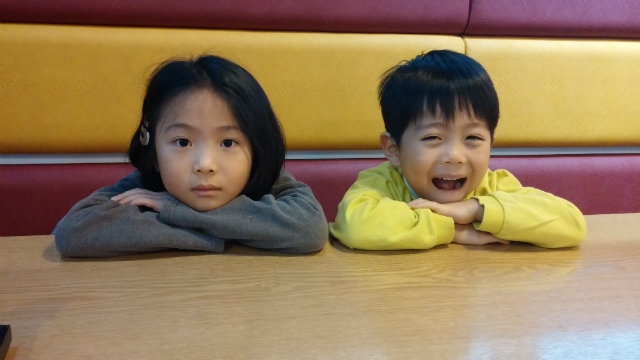
#> input picture day11/img/children.jpg, 640 x 360 px, given in place of the camera
$ python face_mosaic.py
#> lines starting #> are read from the running program, lines starting #| are printed output that depends on the picture; after the words box and inside, x2 and y2 are one past the last pixel; in counts of white or black regions, pixels touching at a corner belong together
import cv2
import numpy as np
import os

# Cascade 분류기 로드 함수
def load_cascade(cascade_name='haarcascade_frontalface_default.xml'):
    """Haar Cascade 분류기 로드"""
    cascade_path = cv2.data.haarcascades + cascade_name
    cascade = cv2.CascadeClassifier(cascade_path)

    if cascade.empty():
        print(f"Error: {cascade_name} 로드 실패")
        return None

    return cascade

# 폴더 생성 함수
def create_folders(paths):
    """필요한 폴더 생성"""
    for path in paths:
        if not os.path.exists(path):
            os.makedirs(path)

def apply_mosaic(frame, faces, block_size=15):
    """
    얼굴 영역에 모자이크 처리

    Args:
        frame: 원본 이미지
        faces: Cascade로 검출된 얼굴 목록
        block_size: 모자이크 블록 크기

    Returns:
        모자이크 처리된 이미지
    """
    for (x, y, w, h) in faces:
        # 얼굴 영역 추출
        face_roi = frame[y:y+h, x:x+w]

        # 축소 (다운샘플링)
        small = cv2.resize(face_roi, (block_size, block_size)) # block_size ^ 2의 크기만큼 줄이는 식이기에 블럭 사이즈가 클수록 덜 뭉개짐

        # 다시 확대 (업샘플링) - INTER_NEAREST: 블록화 효과
        mosaic = cv2.resize(small, (w, h), interpolation=cv2.INTER_NEAREST)

        # 모자이크된 영역을 원본에 복사
        frame[y:y+h, x:x+w] = mosaic

    return frame
# Cascade 로드
face_cascade = cv2.CascadeClassifier(
    cv2.data.haarcascades + 'haarcascade_frontalface_default.xml'
)

# 웹캠 시작
cap = cv2.VideoCapture(0)
print("웹캠 모자이크 처리 시작... (q로 종료)")

while True:
    ret, frame = cap.read()
#> frame is the input picture: shape (360, 640, 3); mean B, G, R 87.7, 120.7, 145.5

    if not ret:
        break

    gray = cv2.cvtColor(frame, cv2.COLOR_BGR2GRAY)
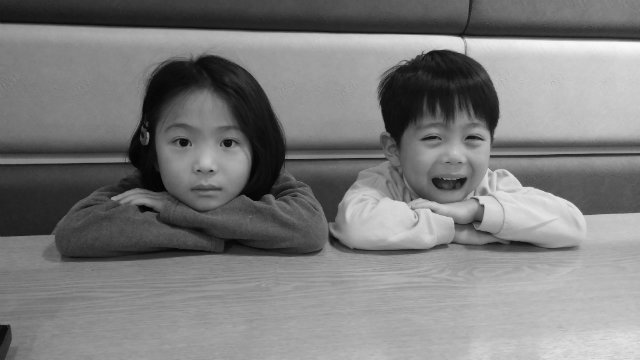
#> gray: shape (360, 640); min 0, max 251, mean 124.4
    faces = face_cascade.detectMultiScale(gray, 1.1, 5)
#> faces = [[398, 97, 106, 106], [146, 96, 120, 120]]

    # 모자이크 적용
    frame = apply_mosaic(frame, faces, block_size=15)
#> the loop in apply_mosaic, `for (x, y, w, h) in faces:` made 2 passes
#> pass 1, in apply_mosaic, `face_roi = frame[y:y+h, x:x+w]`:
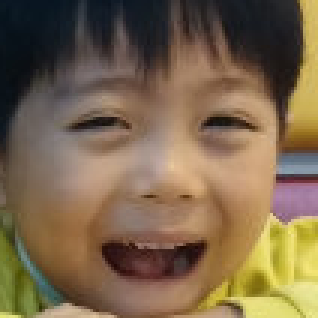
#> face_roi: shape (106, 106, 3) (shown 3 times larger); mean B, G, R 76.2, 102.6, 123.6
#> pass 1, in apply_mosaic, `mosaic = cv2.resize(small, (w, h), interpolation=cv2.INTER_NEAREST)`:
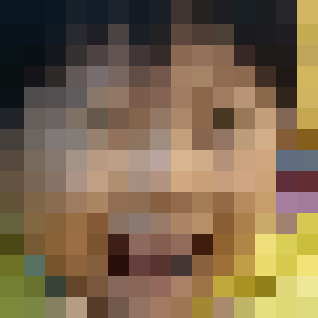
#> mosaic: shape (106, 106, 3) (shown 3 times larger); mean of channels 0, 1, 2 77.2, 103.7, 124.3; drawn as B, G, R
#> pass 2, in apply_mosaic, `face_roi = frame[y:y+h, x:x+w]`:
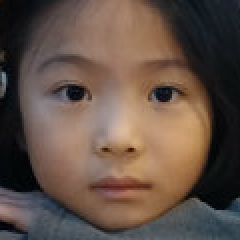
#> face_roi: shape (120, 120, 3) (shown 2 times larger); mean B, G, R 70.9, 81.1, 98.7
#> pass 2, in apply_mosaic, `mosaic = cv2.resize(small, (w, h), interpolation=cv2.INTER_NEAREST)`:
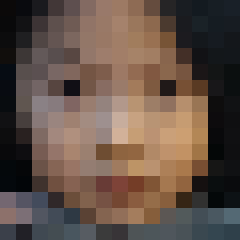
#> mosaic: shape (120, 120, 3) (shown 2 times larger); mean of channels 0, 1, 2 70.5, 80.8, 98.5; drawn as B, G, R
#> after the loop in apply_mosaic, `for (x, y, w, h) in faces:`:
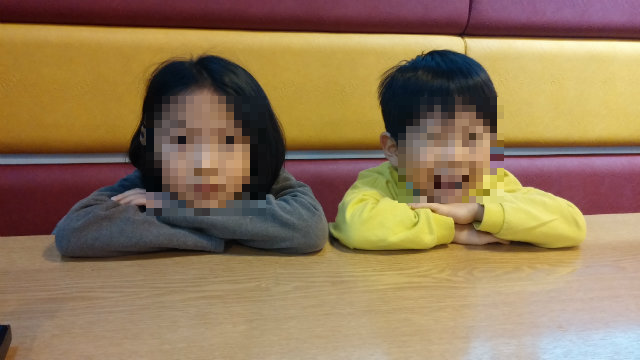
#> frame: shape (360, 640, 3); 10.96% of pixels changed, all inside (x1, y1, x2, y2) = (146, 96, 504, 216)

    cv2.imshow('Face Mosaic', frame)

    if cv2.waitKey(1) & 0xFF == ord('q'):
#> (key q is pressed here)
        break

cap.release()
cv2.destroyAllWindows()
